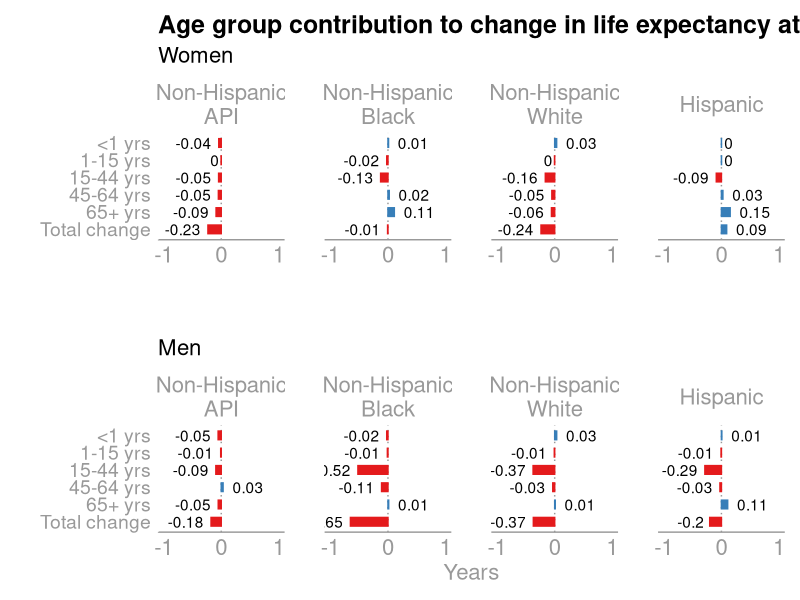
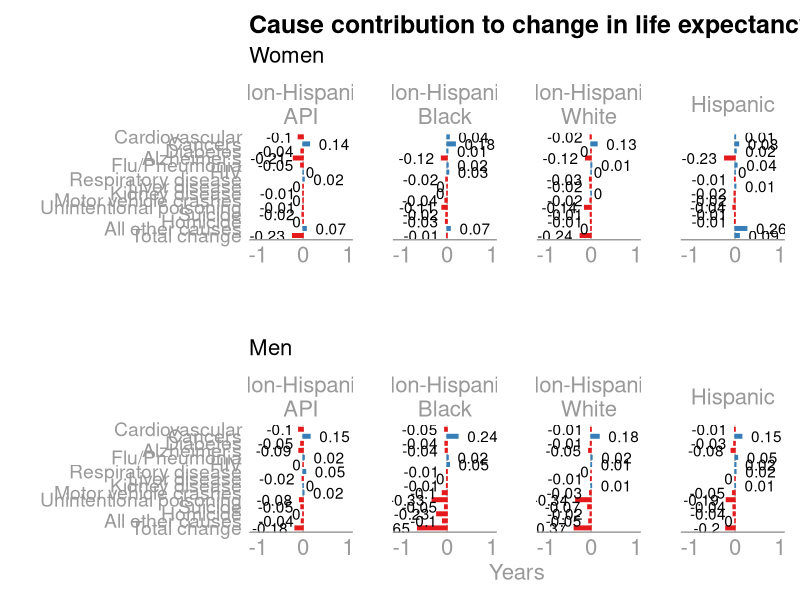
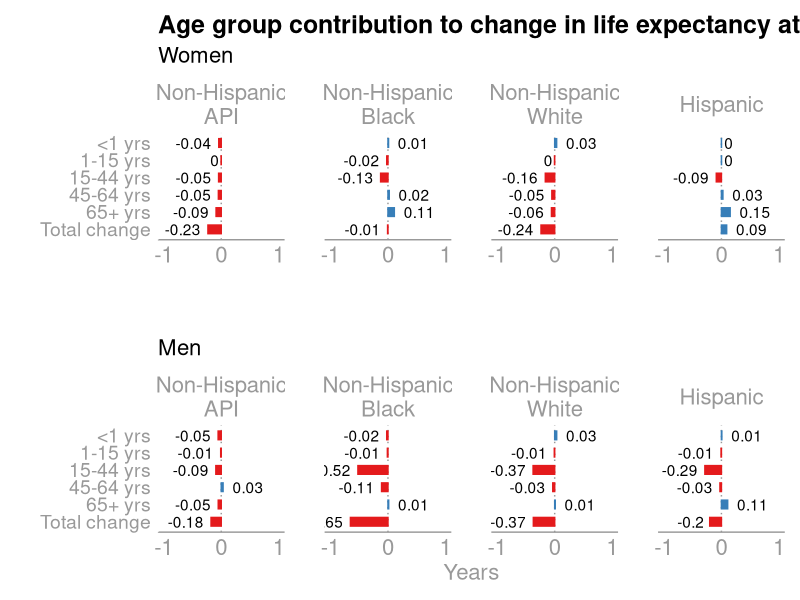
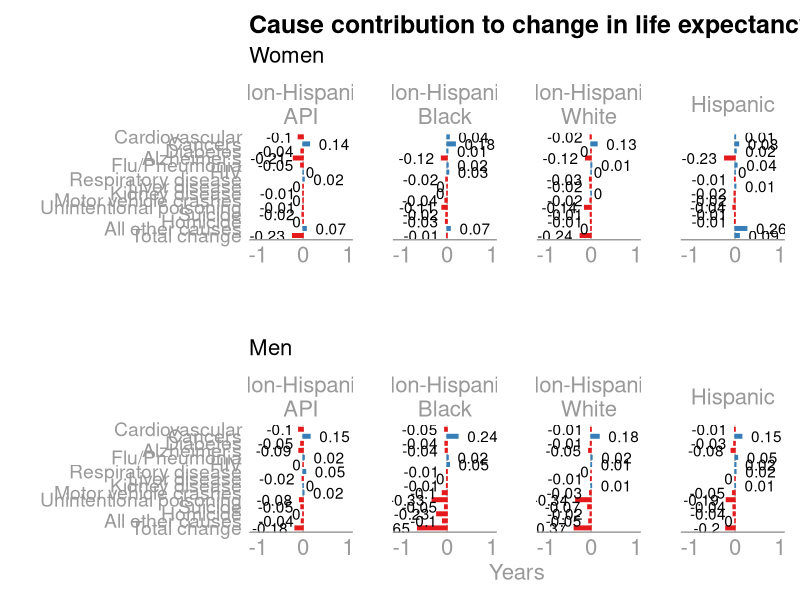

Generate these figures, in order, with R:
#  program:  le-decomp-2014-2017.R
#  task:     le decomposition graphs
#  input:    le-age-cause-decomp.csv
#  output:   le-age-decomp-2014-2017.png, le-cause-decomp-2014-2017.png
#  project:  ARPH Life Expectancy
#  author:   sam harper \ 2020-06-22

# 0
# load libraries
library(tidyverse)
library(here)
library(ggrepel)
library(patchwork)

here::here()

##### 1  #####
## Read in raw data and label it

# Raw data
rawd <- read_csv(here("data", "le-age-cause-decomp-2014-2017.csv"))

rawt <- rawd %>%
  group_by(sex, race, age) %>%
  summarise(total = sum(cont) * -1 )

tot <- aggregate(rawt$total, list(sex = rawt$sex, race = rawt$race), FUN = sum )
tot$age <- 12
colnames(tot)[3] <- "total"

raw <- rawt %>%
  bind_rows(tot)

# gender as factor
raw$gender <- recode_factor(raw$sex, `1`= "Women", 
  `2`= "Men")

# race-ethnicity as factor
raw$raceeth <- recode_factor(raw$race, `1`= "Non-Hispanic\nAPI", 
  `2`= "Non-Hispanic\nBlack", `3`= "Non-Hispanic\nWhite", 
  `4`= "Hispanic")

raw$age4f <- recode_factor(raw$age, `1` = "<1 yrs", `2` = " 1-15 yrs", 
  `3` = " 1-15 yrs", `4` = "15-44 yrs", `5` = "15-44 yrs",
  `6` = "15-44 yrs", `7` = "45-64 yrs", `8` = "45-64 yrs", 
  `9` = "65+ yrs", `10` = "65+ yrs", `11` = "65+ yrs",
  `12` = "Total change")


raw4 <- raw %>%
  group_by(gender, raceeth, age4f) %>%
  summarise(total = sum(total))


##### 2  #####
## Plot options and style

stheme <- theme_classic() + theme(plot.title = element_text(size = 18, face = "bold"), plot.subtitle = element_text(size=16)) + theme(axis.text.x = element_text(size = 16, colour = "grey60"), axis.title.x=element_text(size=16, colour="grey60"), axis.title.y=element_text(size=16, angle=90, colour="grey60"), axis.text.y = element_text(size = 16, colour="grey60"), legend.position="none", panel.grid.major.y = element_line(linetype="dotted", colour="white"), panel.grid.major.x = element_line(colour="white"), panel.grid.minor = element_line(colour="white")) + theme(axis.line.x=element_line(colour="grey60"), axis.line.y=element_line(colour="white"), axis.ticks = element_blank(), strip.text = element_text(size = 16, colour="grey60"), strip.background = element_rect(colour="white"))



##### 3  #####
## Plot of decomposition by age

# different color for total change 
# (reversed so need to assign it to <1y)
a <- levels(raw$age4f)
b <- ifelse(a == "<1 yrs", "#e41a1c", "grey60")

# women
wr <- ggplot(subset(raw4, gender=="Women")) + 
  geom_vline(xintercept = 0, linetype="dotted", colour="grey60") +
  geom_bar(data=subset(raw4, gender=="Women" & total<0), aes(y=age4f, weight=total), width=0.5, colour = "#e41a1c", fill="#e41a1c") + 
  geom_bar(data=subset(raw4, gender=="Women" & total>=0), aes(y=age4f, weight=total), width=0.5, colour = "#377eb8", fill = "#377eb8") +  
  geom_text(aes(y=age4f, x=total, label = round(total, 2), 
            hjust=ifelse(total > 0, -0.3, 1.2))) +
  facet_wrap(~raceeth, nrow=1) +
  scale_y_discrete(limits = rev(levels(raw4$age4f))) +
  scale_x_continuous(limits=c(-1, 1), breaks=c(-1, 0, 1)) +
  labs(y = "", x = "") + 
  ggtitle("Age group contribution to change in life expectancy at birth, 2014-2017", subtitle="Women") +
  stheme + theme(panel.spacing = unit(2, "lines")) +
  theme(axis.text.y = element_text(size = 14))

mr <- ggplot(subset(raw4, gender=="Men")) + 
  geom_vline(xintercept = 0, linetype="dotted", colour="grey60") +
  geom_bar(data=subset(raw4, gender=="Men" & total<0), aes(y=age4f, weight=total), width=0.5, colour = "#e41a1c", fill="#e41a1c") + 
  geom_bar(data=subset(raw4, gender=="Men" & total>=0), aes(y=age4f, weight=total), width=0.5, colour = "#377eb8", fill = "#377eb8") +  
  geom_text(aes(y=age4f, x=total, label = round(total, 2), 
            hjust=ifelse(total > 0, -0.3, 1.2))) +
  facet_wrap(~raceeth, nrow=1) +
  scale_y_discrete(limits = rev(levels(raw4$age4f))) +
  scale_x_continuous(limits=c(-1, 1), breaks=c(-1, 0, 1)) +
  labs(y = "", x = "Years") + 
  ggtitle("", subtitle="Men") +
  stheme + theme(panel.spacing = unit(2, "lines"))+
  theme(axis.text.y = element_text(size = 14))


# put both plots together
pr <- wr / mr 
pr

# export to file
ggsave(here("figures", "le-age-decomp-2014-2017.png"), 
       plot=pr, width=11, height=8.5)




##### 4  #####
##### Group contribution by cause of death

# total over causes
rawt <- rawd %>%
  group_by(sex, race, cod) %>%
  summarise(total = sum(cont) * -1 )

# create grouping for all causes ("total")
tot <- aggregate(rawt$total, list(sex = rawt$sex, race = rawt$race), FUN = sum )
tot$cod <- 15
colnames(tot)[3] <- "total"

# bind together
raw <- rawt %>%
  bind_rows(tot)

# gender as factor
raw$gender <- recode_factor(raw$sex, `1`= "Women", 
  `2`= "Men")

# race-ethnicity as factor
raw$raceeth <- recode_factor(raw$race, `1`= "Non-Hispanic\nAPI", 
  `2`= "Non-Hispanic\nBlack", `3`= "Non-Hispanic\nWhite", 
  `4`= "Hispanic")

raw$codf <- recode_factor(raw$cod, `1` = "Cardiovascular", `2` = " Cancers", 
  `3` = "Diabetes", `4` = "Alzheimer's", `5` = "Flu/Pneumonia",
  `6` = "HIV", `7` = "Respiratory disease", `8` = "Liver disease", 
  `9` = "Kidney disease", `10` = "Motor vehicle crashes", 
  `11` = "Unintentional poisoning", `12` = "Suicide", 
  `13` = "Homicide", `14` = "All other causes", 
  `15` = "Total change")

# summarize by gender, race, cause
raw15 <- raw %>%
  group_by(gender, raceeth, codf) %>%
  summarise(total = sum(total))




##### 5  #####
##### plot for cause of death

# women
wr <- ggplot(subset(raw15, gender=="Women")) + 
  geom_vline(xintercept = 0, linetype="dotted", colour="grey60") +
  geom_bar(data=subset(raw15, gender=="Women" & total<0), aes(y=codf, weight=total), width=0.5, colour = "#e41a1c", fill="#e41a1c") + 
  geom_bar(data=subset(raw15, gender=="Women" & total>=0), aes(y=codf, weight=total), width=0.5, colour = "#377eb8", fill = "#377eb8") +  
  geom_text(aes(y=codf, x=total, label = round(total, 2), 
            hjust=ifelse(total > 0, -0.3, 1.2))) +
  facet_wrap(~raceeth, nrow=1) +
  scale_y_discrete(limits = rev(levels(raw15$codf))) +
  scale_x_continuous(limits=c(-1.1, 1), breaks=c(-1, 0, 1)) +
  labs(y = "", x = "") + 
  ggtitle("Cause contribution to change in life expectancy at birth, 2014-2017", subtitle="Women") +
  stheme + theme(panel.spacing = unit(2, "lines")) +
  theme(axis.text.y = element_text(size = 14))
  
# men
mr <- ggplot(subset(raw15, gender=="Men")) + 
  geom_vline(xintercept = 0, linetype="dotted", colour="grey60") +
  geom_bar(data=subset(raw15, gender=="Men" & total<0), aes(y=codf, weight=total), width=0.5, colour = "#e41a1c", fill="#e41a1c") + 
  geom_bar(data=subset(raw15, gender=="Men" & total>=0), aes(y=codf, weight=total), width=0.5, colour = "#377eb8", fill = "#377eb8") +  
  geom_text(aes(y=codf, x=total, label = round(total, 2), 
            hjust=ifelse(total > 0, -0.3, 1.2))) +
  facet_wrap(~raceeth, nrow=1) +
  scale_y_discrete(limits = rev(levels(raw15$codf))) +
  scale_x_continuous(limits=c(-1.1, 1), breaks=c(-1, 0, 1)) +
  labs(y = "", x = "Years") + 
  ggtitle("", subtitle="Men") +
  stheme + theme(panel.spacing = unit(2, "lines")) +
  theme(axis.text.y = element_text(size = 14))
  

# put both plots together
pr <- wr / mr 
pr

# export to file
ggsave(here("figures", "le-cause-decomp-2014-2017.png"), 
       plot=pr, width=11, height=10)

